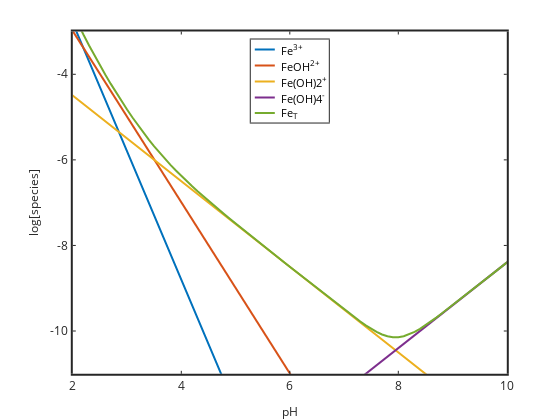

Notebook code for this chart:
### Code cell
% plot over a more narrow range
plot(pH,logFe,'linewidth',2,pH,logFeOH,'linewidth',2,pH,logFeOH2,'linewidth',2,...
pH,logFeOH4,'linewidth',2,pH,logFeT,'linewidth',2)
set(gca,'linewidth',2,'fontsize',12)
xlabel('pH','fontsize',12)
ylabel('log[species]','fontsize',12)
legend('Fe^{3+}','FeOH^{2+}','Fe(OH)2^+','Fe(OH)4^-','Fe_T','location','north')
axis([2 10 -11 -3])

### Figure 1 — Plotly figure (JSON) as saved in the notebook; plotly's stock layout.template omitted (floating-point values rounded to 4 significant figures)
{"data": [{"line": {"color": "rgb(0,113,188)", "dash": "solid", "width": 2}, "marker": {"color": "rgb(0,113,188)", "line": {"color": "rgb(0,113,188)"}, "size": 6, "symbol": "none"}, "mode": "lines", "name": "Fe^{3+}", "showlegend": true, "type": "scatter", "visibility": true, "x": [0, 0.1, 0.2, 0.3, 0.4, 0.5, 0.6, 0.7, 0.8, 0.9, 1, 1.1, 1.2, 1.3, 1.4, 1.5, 1.6, 1.7, 1.8, 1.9, 2, 2.1, 2.2, 2.3, 2.4, 2.5, 2.6, 2.7, 2.8, 2.9, 3, 3.1, 3.2, 3.3, 3.4, 3.5, 3.6, 3.7, 3.8, 3.9, 4, 4.1, 4.2, 4.3, 4.4, 4.5, 4.6, 4.7, 4.8, 4.9, 5, 5.1, 5.2, 5.3, 5.4, 5.5, 5.6, 5.7, 5.8, 5.9, 6, 6.1, 6.2, 6.3, 6.4, 6.5, 6.6, 6.7, 6.8, 6.9, 7, 7.1, 7.2, 7.3, 7.4, 7.5, 7.6, 7.7, 7.8, 7.9, 8, 8.1, 8.2, 8.3, 8.4, 8.5, 8.6, 8.7, 8.8, 8.9, 9, 9.1, 9.2, 9.3, 9.4, 9.5, 9.6, 9.7, 9.8, 9.9, 10, 10.1, 10.2, 10.3, 10.4, 10.5, 10.6, 10.7, 10.8, 10.9, 11, 11.1, 11.2, 11.3, 11.4, 11.5, 11.6, 11.7, 11.8, 11.9, 12], "xaxis": "x", "y": [3.2, 2.9, 2.6, 2.3, 2.0, 1.7, 1.4, 1.1, 0.8, 0.5, 0.2, -0.1, -0.4, -0.7, -1.0, -1.3, -1.6, -1.9, -2.2, -2.5, -2.8, -3.1, -3.4, -3.7, -4.0, -4.3, -4.6, -4.9, -5.2, -5.5, -5.8, -6.1, -6.4, -6.7, -7.0, -7.3, -7.6, -7.9, -8.2, -8.5, -8.8, -9.1, -9.4, -9.7, -10.0, -10.3, -10.6, -10.9, -11.2, -11.5, -11.8, -12.1, -12.4, -12.7, -13, -13.3, -13.6, -13.9, -14.2, -14.5, -14.8, -15.1, -15.4, -15.7, -16, -16.3, -16.6, -16.9, -17.2, -17.5, -17.8, -18.1, -18.4, -18.7, -19, -19.3, -19.6, -19.9, -20.2, -20.5, -20.8, -21.1, -21.4, -21.7, -22, -22.3, -22.6, -22.9, -23.2, -23.5, -23.8, -24.1, -24.4, -24.7, -25, -25.3, -25.6, -25.9, -26.2, -26.5, -26.8, -27.1, -27.4, -27.7, -28, -28.3, -28.6, -28.9, -29.2, -29.5, -29.8, -30.1, -30.4, -30.7, -31, -31.3, -31.6, -31.9, -32.2, -32.5, -32.8], "yaxis": "y"}, {"line": {"color": "rgb(216,82,24)", "dash": "solid", "width": 2}, "marker": {"color": "rgb(216,82,24)", "line": {"color": "rgb(216,82,24)"}, "size": 6, "symbol": "none"}, "mode": "lines", "name": "FeOH^{2+}", "showlegend": true, "type": "scatter", "visibility": true, "x": [0, 0.1, 0.2, 0.3, 0.4, 0.5, 0.6, 0.7, 0.8, 0.9, 1, 1.1, 1.2, 1.3, 1.4, 1.5, 1.6, 1.7, 1.8, 1.9, 2, 2.1, 2.2, 2.3, 2.4, 2.5, 2.6, 2.7, 2.8, 2.9, 3, 3.1, 3.2, 3.3, 3.4, 3.5, 3.6, 3.7, 3.8, 3.9, 4, 4.1, 4.2, 4.3, 4.4, 4.5, 4.6, 4.7, 4.8, 4.9, 5, 5.1, 5.2, 5.3, 5.4, 5.5, 5.6, 5.7, 5.8, 5.9, 6, 6.1, 6.2, 6.3, 6.4, 6.5, 6.6, 6.7, 6.8, 6.9, 7, 7.1, 7.2, 7.3, 7.4, 7.5, 7.6, 7.7, 7.8, 7.9, 8, 8.1, 8.2, 8.3, 8.4, 8.5, 8.6, 8.7, 8.8, 8.9, 9, 9.1, 9.2, 9.3, 9.4, 9.5, 9.6, 9.7, 9.8, 9.9, 10, 10.1, 10.2, 10.3, 10.4, 10.5, 10.6, 10.7, 10.8, 10.9, 11, 11.1, 11.2, 11.3, 11.4, 11.5, 11.6, 11.7, 11.8, 11.9, 12], "xaxis": "x", "y": [1.01, 0.81, 0.61, 0.41, 0.21, 0.01, -0.19, -0.39, -0.59, -0.79, -0.99, -1.19, -1.39, -1.59, -1.79, -1.99, -2.19, -2.39, -2.59, -2.79, -2.99, -3.19, -3.39, -3.59, -3.79, -3.99, -4.19, -4.39, -4.59, -4.79, -4.99, -5.19, -5.39, -5.59, -5.79, -5.99, -6.19, -6.39, -6.59, -6.79, -6.99, -7.19, -7.39, -7.59, -7.79, -7.99, -8.19, -8.39, -8.59, -8.79, -8.99, -9.19, -9.39, -9.59, -9.79, -9.99, -10.19, -10.39, -10.59, -10.79, -10.99, -11.19, -11.39, -11.59, -11.79, -11.99, -12.19, -12.39, -12.59, -12.79, -12.99, -13.19, -13.39, -13.59, -13.79, -13.99, -14.19, -14.39, -14.59, -14.79, -14.99, -15.19, -15.39, -15.59, -15.79, -15.99, -16.19, -16.39, -16.59, -16.79, -16.99, -17.19, -17.39, -17.59, -17.79, -17.99, -18.19, -18.39, -18.59, -18.79, -18.99, -19.19, -19.39, -19.59, -19.79, -19.99, -20.19, -20.39, -20.59, -20.79, -20.99, -21.19, -21.39, -21.59, -21.79, -21.99, -22.19, -22.39, -22.59, -22.79, -22.99], "yaxis": "y"}, {"line": {"color": "rgb(236,176,31)", "dash": "solid", "width": 2}, "marker": {"color": "rgb(236,176,31)", "line": {"color": "rgb(236,176,31)"}, "size": 6, "symbol": "none"}, "mode": "lines", "name": "Fe(OH)2^+", "showlegend": true, "type": "scatter", "visibility": true, "x": [0, 0.1, 0.2, 0.3, 0.4, 0.5, 0.6, 0.7, 0.8, 0.9, 1, 1.1, 1.2, 1.3, 1.4, 1.5, 1.6, 1.7, 1.8, 1.9, 2, 2.1, 2.2, 2.3, 2.4, 2.5, 2.6, 2.7, 2.8, 2.9, 3, 3.1, 3.2, 3.3, 3.4, 3.5, 3.6, 3.7, 3.8, 3.9, 4, 4.1, 4.2, 4.3, 4.4, 4.5, 4.6, 4.7, 4.8, 4.9, 5, 5.1, 5.2, 5.3, 5.4, 5.5, 5.6, 5.7, 5.8, 5.9, 6, 6.1, 6.2, 6.3, 6.4, 6.5, 6.6, 6.7, 6.8, 6.9, 7, 7.1, 7.2, 7.3, 7.4, 7.5, 7.6, 7.7, 7.8, 7.9, 8, 8.1, 8.2, 8.3, 8.4, 8.5, 8.6, 8.7, 8.8, 8.9, 9, 9.1, 9.2, 9.3, 9.4, 9.5, 9.6, 9.7, 9.8, 9.9, 10, 10.1, 10.2, 10.3, 10.4, 10.5, 10.6, 10.7, 10.8, 10.9, 11, 11.1, 11.2, 11.3, 11.4, 11.5, 11.6, 11.7, 11.8, 11.9, 12], "xaxis": "x", "y": [-2.5, -2.6, -2.7, -2.8, -2.9, -3.0, -3.1, -3.2, -3.3, -3.4, -3.5, -3.6, -3.7, -3.8, -3.9, -4.0, -4.1, -4.2, -4.3, -4.4, -4.5, -4.6, -4.7, -4.8, -4.9, -5.0, -5.1, -5.2, -5.3, -5.4, -5.5, -5.6, -5.7, -5.8, -5.9, -6.0, -6.1, -6.2, -6.3, -6.4, -6.5, -6.6, -6.7, -6.8, -6.9, -7.0, -7.1, -7.2, -7.3, -7.4, -7.5, -7.6, -7.7, -7.8, -7.9, -8.0, -8.1, -8.2, -8.3, -8.4, -8.5, -8.6, -8.7, -8.8, -8.9, -9.0, -9.1, -9.2, -9.3, -9.4, -9.5, -9.6, -9.7, -9.8, -9.9, -10.0, -10.1, -10.2, -10.3, -10.4, -10.5, -10.6, -10.7, -10.8, -10.9, -11.0, -11.1, -11.2, -11.3, -11.4, -11.5, -11.6, -11.7, -11.8, -11.9, -12.0, -12.1, -12.2, -12.3, -12.4, -12.5, -12.6, -12.7, -12.8, -12.9, -13.0, -13.1, -13.2, -13.3, -13.4, -13.5, -13.6, -13.7, -13.8, -13.9, -14.0, -14.1, -14.2, -14.3, -14.4, -14.5], "yaxis": "y"}, {"line": {"color": "rgb(125,46,141)", "dash": "solid", "width": 2}, "marker": {"color": "rgb(125,46,141)", "line": {"color": "rgb(125,46,141)"}, "size": 6, "symbol": "none"}, "mode": "lines", "name": "Fe(OH)4^-", "showlegend": true, "type": "scatter", "visibility": true, "x": [0, 0.1, 0.2, 0.3, 0.4, 0.5, 0.6, 0.7, 0.8, 0.9, 1, 1.1, 1.2, 1.3, 1.4, 1.5, 1.6, 1.7, 1.8, 1.9, 2, 2.1, 2.2, 2.3, 2.4, 2.5, 2.6, 2.7, 2.8, 2.9, 3, 3.1, 3.2, 3.3, 3.4, 3.5, 3.6, 3.7, 3.8, 3.9, 4, 4.1, 4.2, 4.3, 4.4, 4.5, 4.6, 4.7, 4.8, 4.9, 5, 5.1, 5.2, 5.3, 5.4, 5.5, 5.6, 5.7, 5.8, 5.9, 6, 6.1, 6.2, 6.3, 6.4, 6.5, 6.6, 6.7, 6.8, 6.9, 7, 7.1, 7.2, 7.3, 7.4, 7.5, 7.6, 7.7, 7.8, 7.9, 8, 8.1, 8.2, 8.3, 8.4, 8.5, 8.6, 8.7, 8.8, 8.9, 9, 9.1, 9.2, 9.3, 9.4, 9.5, 9.6, 9.7, 9.8, 9.9, 10, 10.1, 10.2, 10.3, 10.4, 10.5, 10.6, 10.7, 10.8, 10.9, 11, 11.1, 11.2, 11.3, 11.4, 11.5, 11.6, 11.7, 11.8, 11.9, 12], "xaxis": "x", "y": [-18.4, -18.3, -18.2, -18.1, -18, -17.9, -17.8, -17.7, -17.6, -17.5, -17.4, -17.3, -17.2, -17.1, -17, -16.9, -16.8, -16.7, -16.6, -16.5, -16.4, -16.3, -16.2, -16.1, -16.0, -15.9, -15.8, -15.7, -15.6, -15.5, -15.4, -15.3, -15.2, -15.1, -15.0, -14.9, -14.8, -14.7, -14.6, -14.5, -14.4, -14.3, -14.2, -14.1, -14.0, -13.9, -13.8, -13.7, -13.6, -13.5, -13.4, -13.3, -13.2, -13.1, -13.0, -12.9, -12.8, -12.7, -12.6, -12.5, -12.4, -12.3, -12.2, -12.1, -12.0, -11.9, -11.8, -11.7, -11.6, -11.5, -11.4, -11.3, -11.2, -11.1, -11.0, -10.9, -10.8, -10.7, -10.6, -10.5, -10.4, -10.3, -10.2, -10.1, -10.0, -9.9, -9.8, -9.7, -9.6, -9.5, -9.4, -9.3, -9.2, -9.1, -9.0, -8.9, -8.8, -8.7, -8.6, -8.5, -8.4, -8.3, -8.2, -8.1, -8.0, -7.9, -7.8, -7.7, -7.6, -7.5, -7.4, -7.3, -7.2, -7.1, -7.0, -6.9, -6.8, -6.7, -6.6, -6.5, -6.4], "yaxis": "y"}, {"line": {"color": "rgb(118,171,47)", "dash": "solid", "width": 2}, "marker": {"color": "rgb(118,171,47)", "line": {"color": "rgb(118,171,47)"}, "size": 6, "symbol": "none"}, "mode": "lines", "name": "Fe_T", "showlegend": true, "type": "scatter", "visibility": true, "x": [0, 0.1, 0.2, 0.3, 0.4, 0.5, 0.6, 0.7, 0.8, 0.9, 1, 1.1, 1.2, 1.3, 1.4, 1.5, 1.6, 1.7, 1.8, 1.9, 2, 2.1, 2.2, 2.3, 2.4, 2.5, 2.6, 2.7, 2.8, 2.9, 3, 3.1, 3.2, 3.3, 3.4, 3.5, 3.6, 3.7, 3.8, 3.9, 4, 4.1, 4.2, 4.3, 4.4, 4.5, 4.6, 4.7, 4.8, 4.9, 5, 5.1, 5.2, 5.3, 5.4, 5.5, 5.6, 5.7, 5.8, 5.9, 6, 6.1, 6.2, 6.3, 6.4, 6.5, 6.6, 6.7, 6.8, 6.9, 7, 7.1, 7.2, 7.3, 7.4, 7.5, 7.6, 7.7, 7.8, 7.9, 8, 8.1, 8.2, 8.3, 8.4, 8.5, 8.6, 8.7, 8.8, 8.9, 9, 9.1, 9.2, 9.3, 9.4, 9.5, 9.6, 9.7, 9.8, 9.9, 10, 10.1, 10.2, 10.3, 10.4, 10.5, 10.6, 10.7, 10.8, 10.9, 11, 11.1, 11.2, 11.3, 11.4, 11.5, 11.6, 11.7, 11.8, 11.9, 12], "xaxis": "x", "y": [3.203, 2.904, 2.604, 2.306, 2.007, 1.709, 1.411, 1.114, 0.8174, 0.5218, 0.2273, -0.06593, -0.3575, -0.6471, -0.9343, -1.219, -1.5, -1.777, -2.049, -2.317, -2.578, -2.834, -3.083, -3.326, -3.561, -3.789, -4.01, -4.224, -4.432, -4.632, -4.824, -5.01, -5.189, -5.361, -5.526, -5.683, -5.834, -5.978, -6.117, -6.249, -6.377, -6.5, -6.619, -6.734, -6.847, -6.957, -7.066, -7.173, -7.278, -7.383, -7.486, -7.589, -7.691, -7.793, -7.894, -7.996, -8.096, -8.197, -8.298, -8.398, -8.499, -8.599, -8.699, -8.799, -8.899, -8.999, -9.099, -9.198, -9.298, -9.396, -9.494, -9.591, -9.686, -9.779, -9.867, -9.948, -10.02, -10.08, -10.12, -10.15, -10.15, -10.12, -10.08, -10.02, -9.949, -9.867, -9.779, -9.686, -9.591, -9.495, -9.397, -9.298, -9.199, -9.099, -8.999, -8.9, -8.8, -8.7, -8.6, -8.5, -8.4, -8.3, -8.2, -8.1, -8.0, -7.9, -7.8, -7.7, -7.6, -7.5, -7.4, -7.3, -7.2, -7.1, -7.0, -6.9, -6.8, -6.7, -6.6, -6.5, -6.4], "yaxis": "y"}, {"hoverinfo": "none", "line": {"color": "rgb(0,113,188)", "dash": "solid", "width": 2}, "marker": {"color": "rgb(0,113,188)", "line": {"color": "rgb(0,113,188)"}, "size": 6, "symbol": "none"}, "mode": "lines", "name": "", "showlegend": false, "type": "scatter", "visibility": true, "x": [3, 18], "xaxis": "x2", "y": [7.494, 7.494], "yaxis": "y2"}, {"hoverinfo": "none", "line": {"color": "rgb(216,82,24)", "dash": "solid", "width": 2}, "marker": {"color": "rgb(216,82,24)", "line": {"color": "rgb(216,82,24)"}, "size": 6, "symbol": "none"}, "mode": "lines", "name": "", "showlegend": false, "type": "scatter", "visibility": true, "x": [3, 18], "xaxis": "x2", "y": [19.48, 19.48], "yaxis": "y2"}, {"hoverinfo": "none", "line": {"color": "rgb(236,176,31)", "dash": "solid", "width": 2}, "marker": {"color": "rgb(236,176,31)", "line": {"color": "rgb(236,176,31)"}, "size": 6, "symbol": "none"}, "mode": "lines", "name": "", "showlegend": false, "type": "scatter", "visibility": true, "x": [3, 18], "xaxis": "x2", "y": [31.47, 31.47], "yaxis": "y2"}, {"hoverinfo": "none", "line": {"color": "rgb(125,46,141)", "dash": "solid", "width": 2}, "marker": {"color": "rgb(125,46,141)", "line": {"color": "rgb(125,46,141)"}, "size": 6, "symbol": "none"}, "mode": "lines", "name": "", "showlegend": false, "type": "scatter", "visibility": true, "x": [3, 18], "xaxis": "x2", "y": [43.46, 43.46], "yaxis": "y2"}, {"hoverinfo": "none", "line": {"color": "rgb(118,171,47)", "dash": "solid", "width": 2}, "marker": {"color": "rgb(118,171,47)", "line": {"color": "rgb(118,171,47)"}, "size": 6, "symbol": "none"}, "mode": "lines", "name": "", "showlegend": false, "type": "scatter", "visibility": true, "x": [3, 18], "xaxis": "x2", "y": [55.07, 55.07], "yaxis": "y2"}], "layout": {"annotations": [{"font": {"color": "rgb(0, 0, 0)", "size": 10.8}, "showarrow": false, "text": "Fe<sup>3+</sup>", "x": 21, "xanchor": "left", "xref": "x2", "y": 7.494, "yanchor": "middle", "yref": "y2"}, {"font": {"color": "rgb(0, 0, 0)", "size": 10.8}, "showarrow": false, "text": "FeOH<sup>2+</sup>", "x": 21, "xanchor": "left", "xref": "x2", "y": 19.48, "yanchor": "middle", "yref": "y2"}, {"font": {"color": "rgb(0, 0, 0)", "size": 10.8}, "showarrow": false, "text": "Fe(OH)2<sup>+</sup>", "x": 21, "xanchor": "left", "xref": "x2", "y": 31.47, "yanchor": "middle", "yref": "y2"}, {"font": {"color": "rgb(0, 0, 0)", "size": 10.8}, "showarrow": false, "text": "Fe(OH)4<sup>-</sup>", "x": 21, "xanchor": "left", "xref": "x2", "y": 43.46, "yanchor": "middle", "yref": "y2"}, {"font": {"color": "rgb(0, 0, 0)", "size": 10.8}, "showarrow": false, "text": "Fe<sub>T</sub>", "x": 21, "xanchor": "left", "xref": "x2", "y": 55.07, "yanchor": "middle", "yref": "y2"}], "height": 420, "hovermode": "closest", "margin": {"b": 0, "l": 0, "r": 0, "t": 0}, "plot_bgcolor": "rgba(0, 0, 0, 0)", "showlegend": false, "width": 560, "xaxis": {"anchor": "y", "autorange": false, "domain": [0.13, 0.905], "exponentformat": "none", "gridcolor": "rgba(38,38,38,0.15)", "gridwidth": 2, "linecolor": "rgb(38,38,38)", "linewidth": 2, "mirror": "ticks", "range": [2, 10], "showgrid": false, "showline": true, "side": "bottom", "spikedash": "solid", "spikemode": "across", "spikesides": false, "spikethickness": 1, "tickangle": 0, "tickcolor": "rgb(38,38,38)", "tickfont": {"color": "rgb(38,38,38)", "size": 12}, "ticklen": 3, "ticks": "inside", "ticktext": ["2", "4", "6", "8", "10"], "tickvals": [2, 4, 6, 8, 10], "title": {"font": {"color": "rgb(38,38,38)", "size": 12}, "text": "pH"}, "type": "linear", "visible": true, "zeroline": false}, "xaxis2": {"anchor": "y2", "autorange": false, "domain": [0.4478, 0.5872], "exponentformat": "none", "fixedrange": true, "gridcolor": "rgba(38,38,38,0.15)", "gridwidth": 1, "linecolor": "rgb(38,38,38)", "linewidth": 1, "mirror": true, "range": [0, 58.45], "showgrid": false, "showline": true, "showspikes": false, "side": "bottom", "spikedash": "solid", "spikemode": "across", "spikesides": false, "spikethickness": 1, "tickangle": 0, "tickcolor": "rgb(38,38,38)", "tickfont": {"color": "rgb(38,38,38)", "size": 10.8}, "ticklen": 3, "ticks": "", "ticktext": [], "tickvals": [], "title": {"font": {"color": "rgb(0, 0, 0)", "size": 11.88}, "text": ""}, "type": "linear", "visible": true, "zeroline": false}, "yaxis": {"anchor": "x", "autorange": false, "domain": [0.11, 0.925], "exponentformat": "none", "gridcolor": "rgba(38,38,38,0.15)", "gridwidth": 2, "linecolor": "rgb(38,38,38)", "linewidth": 2, "mirror": "ticks", "range": [-11, -3], "showgrid": false, "showline": true, "side": "left", "spikedash": "solid", "spikemode": "across", "spikesides": false, "spikethickness": 1, "tickangle": 0, "tickcolor": "rgb(38,38,38)", "tickfont": {"color": "rgb(38,38,38)", "size": 12}, "ticklen": 3, "ticks": "inside", "ticktext": ["-10", "-8", "-6", "-4"], "tickvals": [-10, -8, -6, -4], "title": {"font": {"color": "rgb(38,38,38)", "size": 12}, "text": "log[species]"}, "type": "linear", "visible": true, "zeroline": false}, "yaxis2": {"anchor": "x2", "autorange": false, "domain": [0.7082, 0.9059], "exponentformat": "none", "fixedrange": true, "gridcolor": "rgba(38,38,38,0.15)", "gridwidth": 1, "linecolor": "rgb(38,38,38)", "linewidth": 1, "mirror": true, "range": [62.19, 0], "showgrid": false, "showline": true, "showspikes": false, "side": "left", "spikedash": "solid", "spikemode": "across", "spikesides": false, "spikethickness": 1, "tickangle": 0, "tickcolor": "rgb(38,38,38)", "tickfont": {"color": "rgb(38,38,38)", "size": 10.8}, "ticklen": 3, "ticks": "", "ticktext": [], "tickvals": [], "title": {"font": {"color": "rgb(0, 0, 0)", "size": 11.88}, "text": ""}, "type": "linear", "visible": true, "zeroline": false}}}
